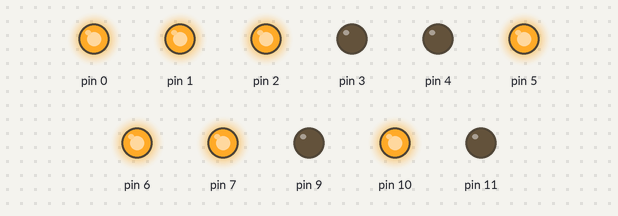
The sketch below on a simulated Arduino Uno, built with avr-gcc and run on an emulated ATmega328P. Shown: output pins drawn as LEDs (lit = HIGH). Pins used as bus, display or sensor lines are not drawn.

Above: at 0.1 s.
Timing chart, 0 to 1.6 s (numbered marks = the images above):
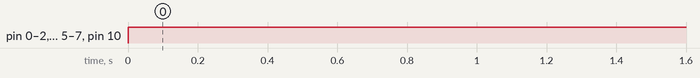

Measured:
- by itself, pin 0–2, pin 5–7, pin 10: LOW → HIGH at 0.00 s

The sketch:

portRegistersWork_.ino
```cpp
#define bus0  0
#define bus1  1
#define bus2  2
#define bus3  3
#define bus4  4
#define bus5  5
#define bus6  6
#define bus7  7

#define rdec1 5
#define rdec2 6
#define rdec3 7

#define clock 8
#define dec1 9
#define dec2 10
#define dec3 11

int outpin;
byte T[] = {B00000000,B00000000,B11100111,B11100111,B11100111,B11100111,B11100111,B11100111};

void setup() {
  // use a for loop to initialize each pin as an output:
  for (outpin = 0; outpin <= 11; outpin++) { //make each column HIGH so no LED will eb turned on
    pinMode(outpin, OUTPUT);
    //digitalWrite(outpin, LOW); // initialize all BUS ports
  }

  digitalWrite(clock, HIGH);
}  // setup

void loop()
{

  PORTB = B0001000;   //select row register
  PORTD = B11100000;  //tell row register to select row 2

  PORTB |= B0000001; //This is what happens: 0001000 | 0000001 = 0001001

  //digitalWrite(clock, LOW);
  //digitalWrite(clock, HIGH);


  PORTB = B0000100;   //select Display 1 column register
  PORTD = T[3];  //Turn on LEDs

  PORTB |= B0000001;

  //digitalWrite(clock, LOW);
  //digitalWrite(clock, HIGH);

  delay(100000);


}
```
